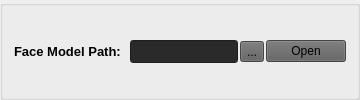
           <widget class="QGroupBox" name="groupBox_4">
            <property name="title">
             <string/>
            </property>
            <layout class="QHBoxLayout" name="horizontalLayout_4">
             <item>
              <layout class="QHBoxLayout" name="horizontalLayout_26">
               <property name="spacing">
                <number>2</number>
               </property>
               <item>
                <widget class="QLabel" name="label_18">
                 <property name="sizePolicy">
                  <sizepolicy hsizetype="Minimum" vsizetype="Preferred">
                   <horstretch>0</horstretch>
                   <verstretch>0</verstretch>
                  </sizepolicy>
                 </property>
                 <property name="minimumSize">
                  <size>
                   <width>114</width>
                   <height>0</height>
                  </size>
                 </property>
                 <property name="font">
                  <font>
                   <pointsize>10</pointsize>
                   <weight>75</weight>
                   <bold>true</bold>
                  </font>
                 </property>
                 <property name="text">
                  <string>Face Model Path:</string>
                 </property>
                </widget>
               </item>
               <item>
                <widget class="QLineEdit" name="frbBuildFaceModelPathLineEdit">
                 <property name="minimumSize">
                  <size>
                   <width>0</width>
                   <height>23</height>
                  </size>
                 </property>
                 <property name="styleSheet">
                  <string notr="true">background-color: rgb(42, 42, 42);</string>
                 </property>
                 <property name="readOnly">
                  <bool>true</bool>
                 </property>
                </widget>
               </item>
               <item>
                <widget class="QToolButton" name="frbBuildFaceModelPathBrowseToolButton">
                 <property name="sizePolicy">
                  <sizepolicy hsizetype="Fixed" vsizetype="Fixed">
                   <horstretch>0</horstretch>
                   <verstretch>0</verstretch>
                  </sizepolicy>
                 </property>
                 <property name="minimumSize">
                  <size>
                   <width>0</width>
                   <height>0</height>
                  </size>
                 </property>
                 <property name="styleSheet">
                  <string notr="true">background-color: rgb(95, 95, 95);</string>
                 </property>
                 <property name="text">
                  <string>...</string>
                 </property>
                 <property name="autoRaise">
                  <bool>false</bool>
                 </property>
                </widget>
               </item>
               <item>
                <widget class="QPushButton" name="frbBuildFaceModelPathOpenButton">
                 <property name="minimumSize">
                  <size>
                   <width>75</width>
                   <height>0</height>
                  </size>
                 </property>
                 <property name="styleSheet">
                  <string notr="true">background-color: rgb(95, 95, 95);</string>
                 </property>
                 <property name="text">
                  <string>Open</string>
                 </property>
                </widget>
               </item>
              </layout>
             </item>
            </layout>
            <zorder></zorder>
           </widget>
